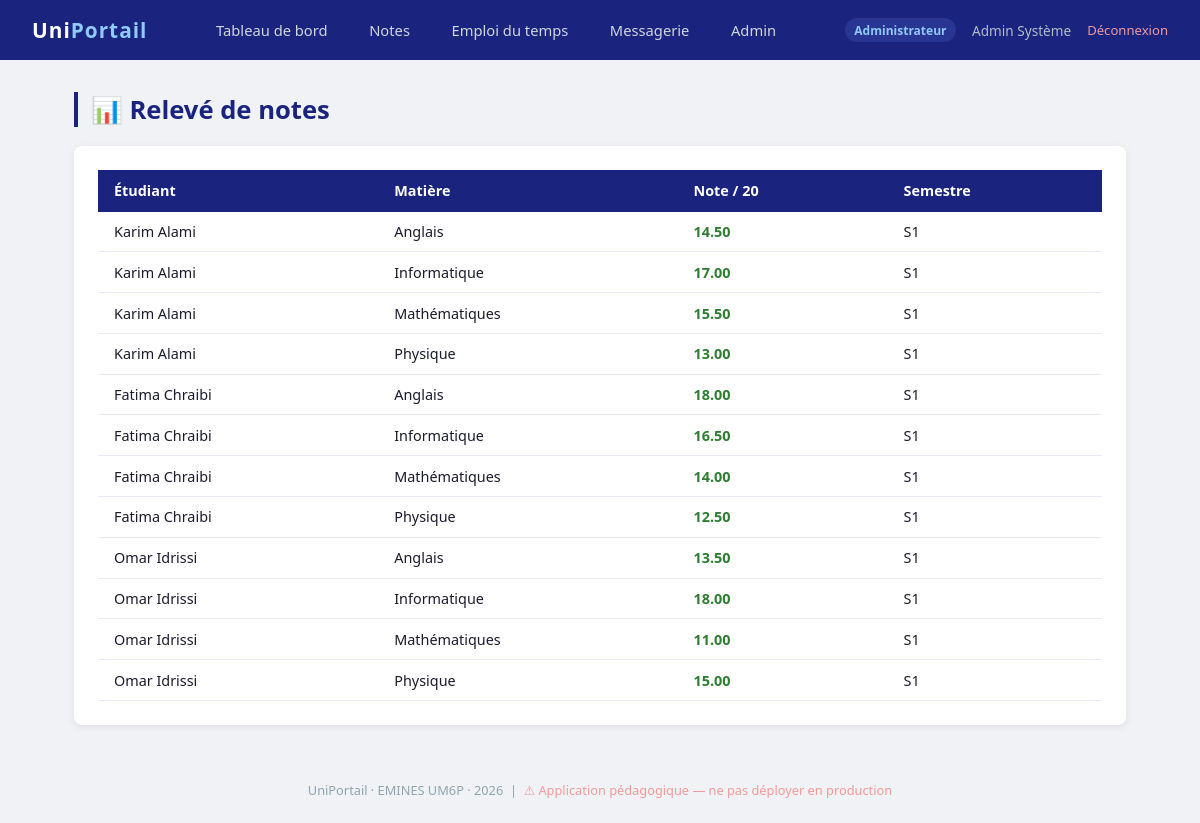
Page /app/notes.php (signed in) on the committed database.
### tables this page shows
CREATE TABLE notes (
    id           INT AUTO_INCREMENT PRIMARY KEY,
    etudiant_id  INT NOT NULL,
    matiere      VARCHAR(100) NOT NULL,
    note         DECIMAL(4,2) NOT NULL,
    semestre     VARCHAR(10)  NOT NULL,
    FOREIGN KEY (etudiant_id) REFERENCES users(id)
);

CREATE TABLE users (
    id            INT AUTO_INCREMENT PRIMARY KEY,
    nom           VARCHAR(100)  NOT NULL,
    prenom        VARCHAR(100)  NOT NULL,
    email         VARCHAR(150)  NOT NULL UNIQUE,
    password      VARCHAR(255)  NOT NULL,
    role          ENUM('admin','professeur','etudiant') NOT NULL,
    date_creation DATETIME DEFAULT CURRENT_TIMESTAMP
);

### app/notes.php (the view, shortened to what this page needs)
<?php
require_once 'config.php';
require_once 'layout.php';
$user = currentUser();
$role = $user['role'];
$uid  = $user['user_id'];
if ($role === 'etudiant') {
    $stmt = $pdo->prepare(
        "SELECT n.matiere, n.note, n.semestre
         FROM notes n WHERE n.etudiant_id = ?
         ORDER BY n.semestre, n.matiere"
    );
    $stmt->execute([$uid]);
    $notes = $stmt->fetchAll(PDO::FETCH_ASSOC);
    $stmt2 = $pdo->prepare("SELECT AVG(note) FROM notes WHERE etudiant_id=?");
    $stmt2->execute([$uid]);
    $moyenne = number_format((float)$stmt2->fetchColumn(), 2);
} elseif ($role === 'professeur' || $role === 'admin') {
    $notes = $pdo->query(
        "SELECT u.nom, u.prenom, n.matiere, n.note, n.semestre
         FROM notes n
         JOIN users u ON u.id = n.etudiant_id
         ORDER BY u.nom, u.prenom, n.semestre, n.matiere"
    )->fetchAll(PDO::FETCH_ASSOC);
}
?>
<div class="container">
  <h1>📊 Relevé de notes</h1>
  <?php if ($role === 'etudiant'): ?>
  <div class="card" style="text-align:center;padding:1.2rem;max-width:250px;">
    <div style="font-size:2.5rem;font-weight:700;color:<?= $moyenne >= 10 ? '#2e7d32' : '#c62828' ?>;">
      <?= $moyenne ?> / 20
    </div>
    <div style="color:#546e7a;font-size:.9rem;">Moyenne générale — S1</div>
  </div>
  <div class="card">
    <h2>Semestre 1</h2>
    <table>
      <thead><tr><th>Matière</th><th>Note / 20</th><th>Mention</th></tr></thead>
      <tbody>
        <?php foreach ($notes as $n): ?>
        <?php
          $note = (float)$n['note'];
          $mention = match(true) {
              $note >= 16 => 'Très Bien',
              $note >= 14 => 'Bien',
              $note >= 12 => 'Assez Bien',
              $note >= 10 => 'Passable',
              default     => 'Insuffisant',
          };
          $color = $note >= 10 ? '#2e7d32' : '#c62828';
        ?>
        <tr>
          <td><?= htmlspecialchars($n['matiere']) ?></td>
          <td style="font-weight:700;color:<?= $color ?>"><?= number_format($note,2) ?></td>
          <td><?= $mention ?></td>
        </tr>
        <?php endforeach; ?>
      </tbody>
    </table>
  </div>
  <?php else: ?>
  <div class="card">
    <table>
      <thead><tr><th>Étudiant</th><th>Matière</th><th>Note / 20</th><th>Semestre</th></tr></thead>
      <tbody>
        <?php foreach ($notes as $n): ?>
        <?php $color = (float)$n['note'] >= 10 ? '#2e7d32' : '#c62828'; ?>
        <tr>
          <td><?= htmlspecialchars($n['prenom'] . ' ' . $n['nom']) ?></td>
          <td><?= htmlspecialchars($n['matiere']) ?></td>
          <td style="font-weight:700;color:<?= $color ?>"><?= number_format((float)$n['note'],2) ?></td>
          <td><?= htmlspecialchars($n['semestre']) ?></td>
        </tr>
        <?php endforeach; ?>
      </tbody>
    </table>
  </div>
  <?php endif; ?>
</div>

### app/layout.php (style rules this page uses)
*, *::before, *::after { box-sizing: border-box; margin: 0; padding: 0; }
body { font-family: 'Segoe UI', Arial, sans-serif; background: #f0f2f5; color: #1a1a2e; min-height: 100vh; }
.container { max-width: 1100px; margin: 2rem auto; padding: 0 1.5rem; }
h1 { font-size: 1.6rem; margin-bottom: 1.2rem; color: #1a237e; border-left: 4px solid #1a237e; padding-left: .8rem; }
.card { background: #fff; border-radius: 8px; box-shadow: 0 2px 8px rgba(0,0,0,.08); padding: 1.5rem; margin-bottom: 1.5rem; }
table { width: 100%; border-collapse: collapse; font-size: .9rem; }
th { background: #1a237e; color: #fff; padding: .7rem 1rem; text-align: left; }
td { padding: .65rem 1rem; border-bottom: 1px solid #e8eaf6; }

### rows in the picture
notes: etudiant.nom "Karim Alami", matiere "Anglais", note "14.50", semestre "S1"
notes: etudiant.nom "Karim Alami", matiere "Informatique", note "17.00", semestre "S1"
notes: etudiant.nom "Karim Alami", matiere "Mathématiques", note "15.50", semestre "S1"
notes: etudiant.nom "Karim Alami", matiere "Physique", note "13.00", semestre "S1"
notes: etudiant.nom "Fatima Chraibi", matiere "Anglais", note "18.00", semestre "S1"
notes: etudiant.nom "Fatima Chraibi", matiere "Informatique", note "16.50", semestre "S1"
notes: etudiant.nom "Fatima Chraibi", matiere "Mathématiques", note "14.00", semestre "S1"
notes: etudiant.nom "Fatima Chraibi", matiere "Physique", note "12.50", semestre "S1"
notes: etudiant.nom "Omar Idrissi", matiere "Anglais", note "13.50", semestre "S1"
notes: etudiant.nom "Omar Idrissi", matiere "Informatique", note "18.00", semestre "S1"
notes: etudiant.nom "Omar Idrissi", matiere "Mathématiques", note "11.00", semestre "S1"
notes: etudiant.nom "Omar Idrissi", matiere "Physique", note "15.00", semestre "S1"

### other values in the picture
labelRole($role) "Administrateur"
$nom "Admin Système"
